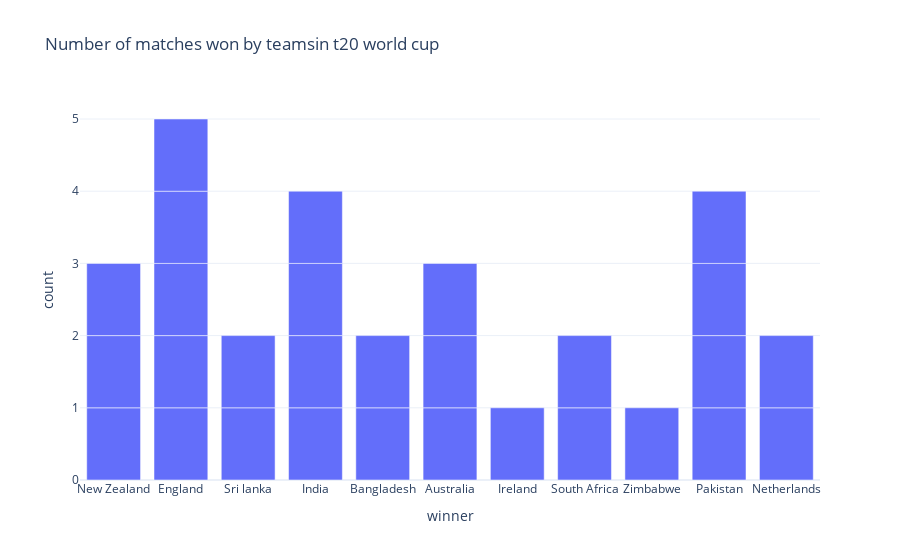

The code cell stored with this chart in its notebook:
### Code cell
figure = px.bar(data,x=data['winner'],title = "Number of matches won by teamsin t20 world cup")
figure.show()

### Figure 1 — Plotly figure (JSON) as saved in the notebook; plotly's stock layout.template omitted (floating-point values rounded to 4 significant figures)
{"data": [{"alignmentgroup": "True", "hovertemplate": "winner=%{x}<br>count=%{y}<extra></extra>", "legendgroup": "", "marker": {"color": "#636efa", "pattern": {"shape": ""}}, "name": "", "offsetgroup": "", "orientation": "v", "showlegend": false, "textposition": "auto", "type": "bar", "x": ["New Zealand", "England", "Sri lanka", "India", "Bangladesh", null, "Australia", "Ireland", null, "South Africa", "India", "Zimbabwe", null, null, "New Zealand", "Bangladesh", "Pakistan", "South Africa", "Australia", "Sri lanka", "England", "Netherlands", "India", "Pakistan", "New Zealand", "Australia", "England", "Netherlands", "Pakistan", "India", "Pakistan", "England", "England"], "xaxis": "x", "y": [1, 1, 1, 1, 1, 1, 1, 1, 1, 1, 1, 1, 1, 1, 1, 1, 1, 1, 1, 1, 1, 1, 1, 1, 1, 1, 1, 1, 1, 1, 1, 1, 1], "yaxis": "y"}], "layout": {"barmode": "relative", "legend": {"tracegroupgap": 0}, "title": {"text": "Number of matches won by teamsin t20 world cup"}, "xaxis": {"anchor": "y", "domain": [0, 1], "title": {"text": "winner"}}, "yaxis": {"anchor": "x", "domain": [0, 1], "title": {"text": "count"}}}}
